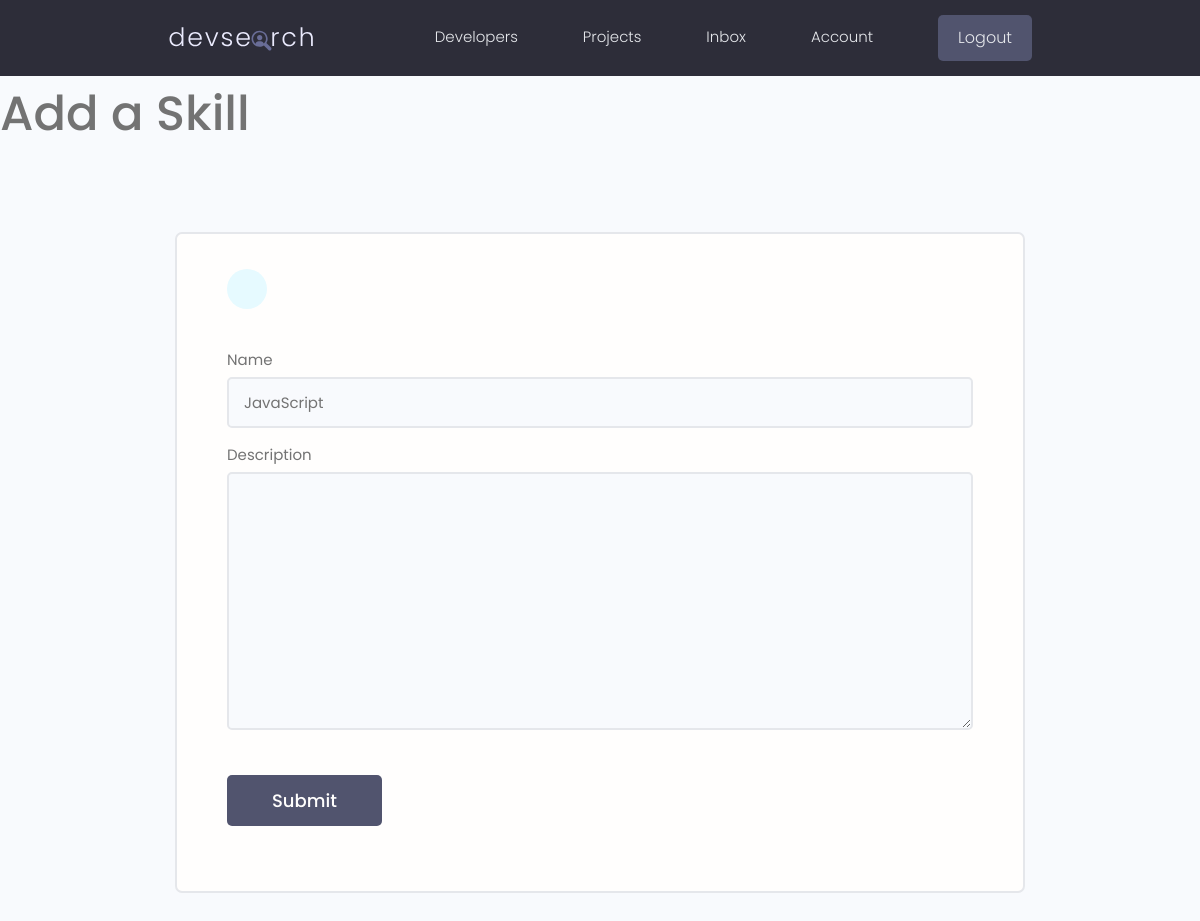
Page /update-skill/e6255e18-f013-46ba-9383-19b7491fdcc1/ (signed in) on the earlier database version.
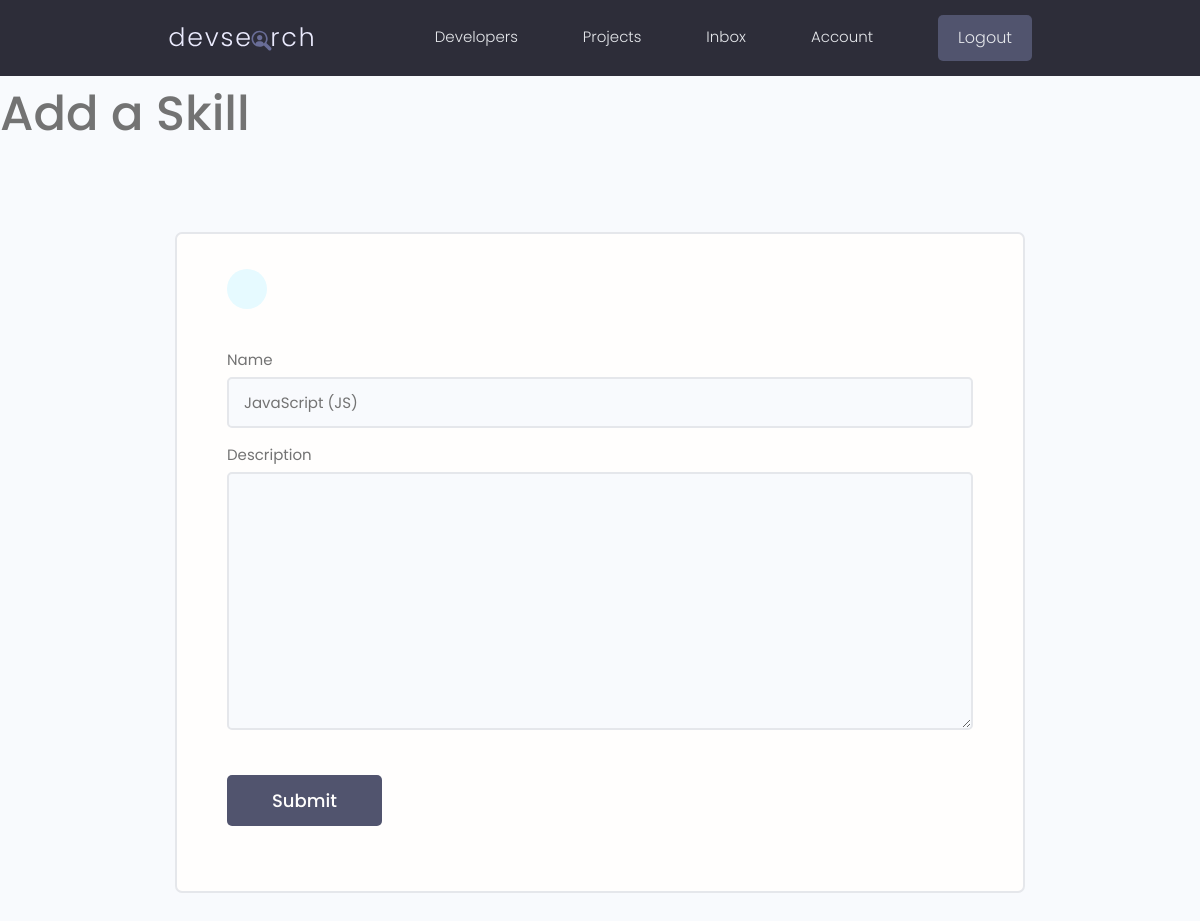
Same page on the later database version.
### users/models.py (models this page shows, shortened)
class Skill(models.Model):
    owner = models.ForeignKey(
        Profile, on_delete=models.CASCADE, null=True, blank=True)
    name = models.CharField(max_length=200, null=True, blank=True)
    description = models.TextField(null=True, blank=True)
    created = models.DateTimeField(auto_now_add=True)
    id = models.UUIDField(default=uuid.uuid4, unique=True,
                          primary_key=True, editable=False)

### users/views.py (the view)
# urls.py: path('update-skill/<str:pk>/', views.updateSkill, name='update-skill'),
@login_required(login_url='login')
def updateSkill(request, pk):
    profile = request.user.profile
    skill = profile.skill_set.get(id=pk)
    form = SkillForm(instance=skill)
    if request.method == 'POST':
        form = SkillForm(request.POST, instance=skill)
        if form.is_valid():
            form.save()
            messages.success(request, 'Skill has been updated!')
            return redirect('account')
    context = {'form': form}
    return render(request, 'users/skill_form.html', context)

### users/forms.py
class SkillForm(ModelForm):
    class Meta:
        model = Skill
        fields = '__all__'
        exclude = ['owner']
    def __init__(self, *args, **kwargs):
        super(SkillForm, self).__init__(*args, **kwargs)
        for name,field in self.fields.items():
            field.widget.attrs.update({'class':'input'})

### users/templates/users/skill_form.html (shortened to what this page needs)
{% extends 'main.html' %}
{% block content %}
<h1>Add a Skill</h1>
 <main class="formPage my-xl">
    <div class="content-box">
        <div class="formWrapper">
            <a class="backButton" href="{% url 'account' %}"></a>
            <br>
            <form class="form" method="POST">
                {% for field in form %}
                <div class="form__field">
                    <label for="formInput#text">{{field.label}}</label>
                    {{field}}
                </div>
                {% endfor %}
                <input class="btn btn--sub btn--lg  my-md" type="submit" value="Submit" />
            </form>
        </div>
    </div>
</main>
{% endblock content %}

Differences in the rows shown:
changed Skill: name "JavaScript" → "JavaScript (JS)"
